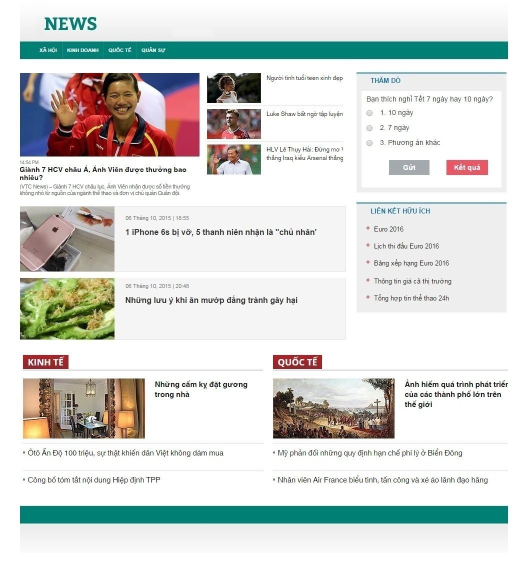
#> input picture SearchImage/Image/bai_tap.jpg, 1046 x 1134 px (shown at 1/2 size); its folder holds 4 pictures in this run
$ python main.py
#> lines starting #> are read from the running program, lines starting #| are printed output that depends on the picture
#> (reads SearchImage/checkpoint.pkl from the repository)
#> in find_change, image is the input picture: shape (1134, 1046, 3); mean B, G, R 214, 216.9, 214.1
import numpy as np
import matplotlib.pyplot as plt
import cv2
import glob
import os
import tqdm
import pickle

def histogram(image:np.array):
    total_pixel = 1
    for value in image.shape:
        total_pixel *= value
#> after the loop, total_pixel = 3558492
    hist = [0]*256
    image  = image.reshape(-1).tolist()
#> image = 3558492 items
    for value in image:
        hist[value]+=1
#> after the loop, hist = 256 values, max 1248103 at index 255, min 2133 at index 206, mean 13900.4
    return np.array(hist)/total_pixel

class SearchImage:
    def __init__(self,image_dir = r"Image",check_point_path="checkpoint.pkl") -> None:
        self.data = self.load_data(image_dir,check_point_path)
#> in find_change, `histogram_data = histogram(image)`: histogram_data = 256 values, max 0.351 at index 255, min 0.000599 at index 206, mean 0.00391
#> in load_data, `data,change = self.find_change(list_image,data)`: data = 4 items; change = True
#> self.data = 4 items

    def find_image(self,path,distance_type = "euclid",show = True):

        if not os.path.exists(path):
            print(f"File {path} not exists")

        histograms = self.data.values()
        image = cv2.imread(path)
        histogram_search_image = histogram(image)
#> histogram_search_image has the same summary as histogram_data in find_change
        distances = [getattr(self,distance_type)(hist,histogram_search_image)for hist in histograms]
#> in euclid, `vector2 = np.array(vector2).reshape(-1)`: vector2 has the same summary as histogram_data in find_change
#> in euclid, `sub_vector = np.subtract(vector1,vector2)`: sub_vector = 256 values from 0 to 0
#> distances = [0, 0.375, 0.373, 0.384]
        min_distance_index = np.argmin(np.array(distances))
#> min_distance_index = 0
        path_image_fitest = list(self.data.keys())[min_distance_index]
#> path_image_fitest = 'Image/bai_tap.jpg'
        self.show(path,path_image_fitest)

    @staticmethod
    def show(path1,path2):
#> called with path2 = 'Image/bai_tap.jpg'
        image1 = cv2.resize(cv2.imread(path1),(400,400))
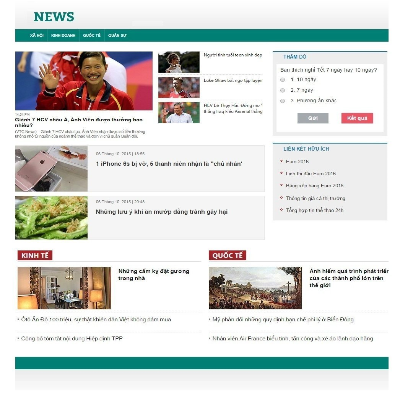
#> image1: shape (400, 400, 3); mean B, G, R 214, 217, 214.2
        image2 = cv2.resize(cv2.imread(path2),(400,400))
        cv2.imshow("first image",image1)
        cv2.imshow("recived iamge",image2)
        cv2.waitKey(0)
        cv2.destroyAllWindows()

    @staticmethod
    def euclid(vector1,vector2):
        vector1 = np.array(vector1).reshape(-1)
        vector2 = np.array(vector2).reshape(-1)
        assert(vector1.shape==vector2.shape)
        sub_vector = np.subtract(vector1,vector2)
        pow_vetor  = pow(sub_vector,2)
        return np.sqrt(np.sum(pow_vetor))

    def find_change(self,list_image:list,data:dict):
        keys = list(data.keys())
        change = False
        for key in keys:
            if key not in list_image:
                change = True
                data.pop(key)
                print(f"Remove a old file {key}")
        for image_path in list_image:
            if image_path not in keys:
                change = True
                image = cv2.imread(image_path)
                histogram_data = histogram(image)
                data[image_path] = histogram_data
                print(f"Load a new file{image_path}")
        return data,change

    def load_data(self,image_dir = r"Image",check_point_path="checkpoint.pkl"):
        if os.path.exists(check_point_path):
            with open(check_point_path,"rb") as f:
                data = pickle.load(f)
            list_image = glob.glob(os.path.join(image_dir,"*"))
            data,change = self.find_change(list_image,data)
            if change:
                with open(check_point_path,"wb") as f:
                    pickle.dump(data,f)
                print(f"Saved new change data at {check_point_path}")
        else:
            histogram_datas = []
            list_image = glob.glob(os.path.join(image_dir,"*"))
            for image_path in tqdm.tqdm(list_image):
                image = cv2.imread(image_path)
                histogram_data = histogram(image)
                histogram_datas.append(histogram_data)
            print("Read data succed")
            data = dict(zip(list_image,histogram_datas))
            with open(check_point_path,"wb") as f:
                pickle.dump(data,f)
            print(f"Saved data at {check_point_path}")
        return data

search_image = SearchImage()
search_image.find_image(r"C:\Users\phuoc\OneDrive\Pictures\bai_tap.jpg")
